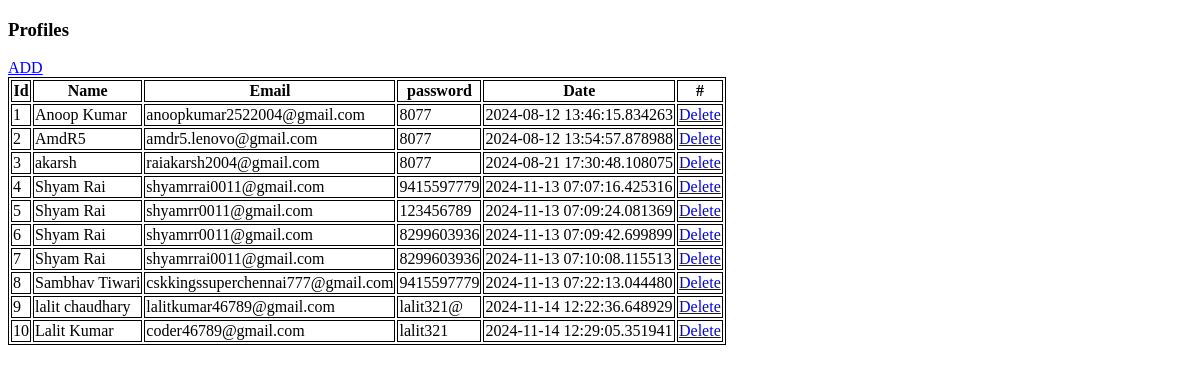
The page /profiles on the database as committed earlier.
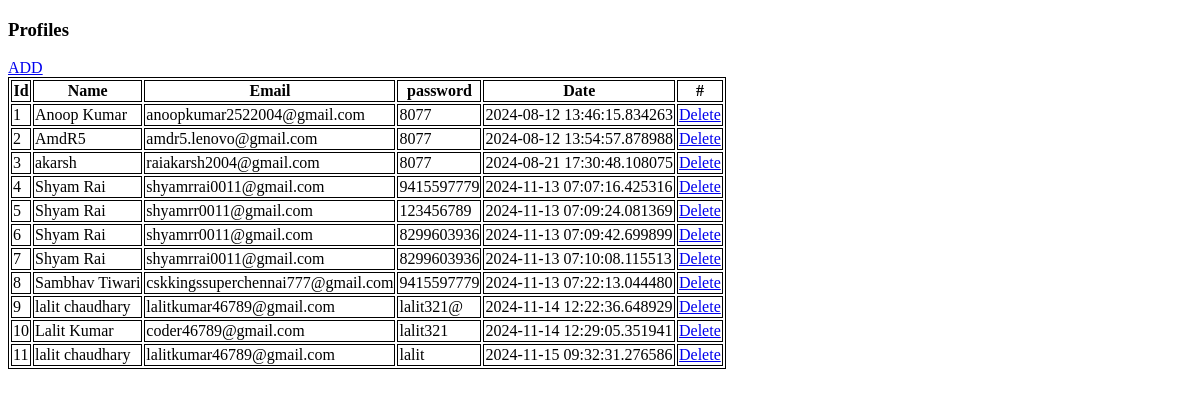
The same page on the database as committed later.
### app.py (models this page shows)
class Employee(db.Model):
    id = db.Column(db.Integer, primary_key=True)
    name = db.Column(db.String(100), nullable=False)
    email = db.Column(db.String(100), nullable=False)
    password = db.Column(db.String(100), nullable=False)
    date = db.Column(db.DateTime, default=datetime.utcnow)

### app.py (the view)
@app.route('/profiles')
def index():
    profiles = Employee.query.all()
    return render_template('profiles.html', profiles=profiles)

### templates/profiles.html (shortened to what this page needs)
<!DOCTYPE html>
<html>
   <head>
   </head>
   <body>
      <h3>Profiles</h3>
      <a href="/add_data">ADD</a>
      <br>
      <table>
         <thead>
            <th>Id</th>
            <th>Name</th>
            <th>Email</th>
            <th>password</th>
            <th>Date</th>
            <th>#</th>
         </thead>
         {% for data in profiles %}
         <tbody>
            <td>{{data.id}}</td>
            <td>{{data.name}}</td>
            <td>{{data.email}}</td>
            <td>{{data.password}}</td>
            <td>{{data.date}}</td>
            <td><a href="/delete/{{data.id}}" type="button">Delete</a></td>
         </tbody>
         {% endfor%}
      </table>
   </body>
</html>

Rows that differ between the two databases and show on the page:
added Employee: id "11", name "lalit chaudhary", email "lalitkumar46789@gmail.com", password "lalit", date "2024-11-15 09:32:31.276586"
